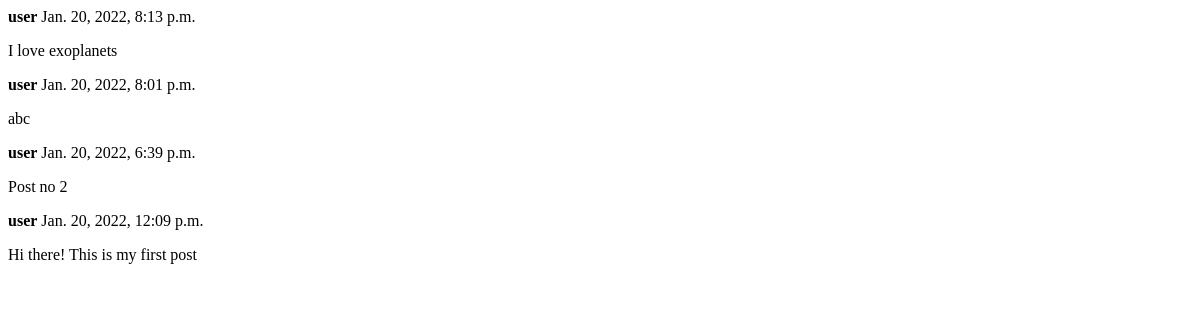
The app's page /social/, older data.
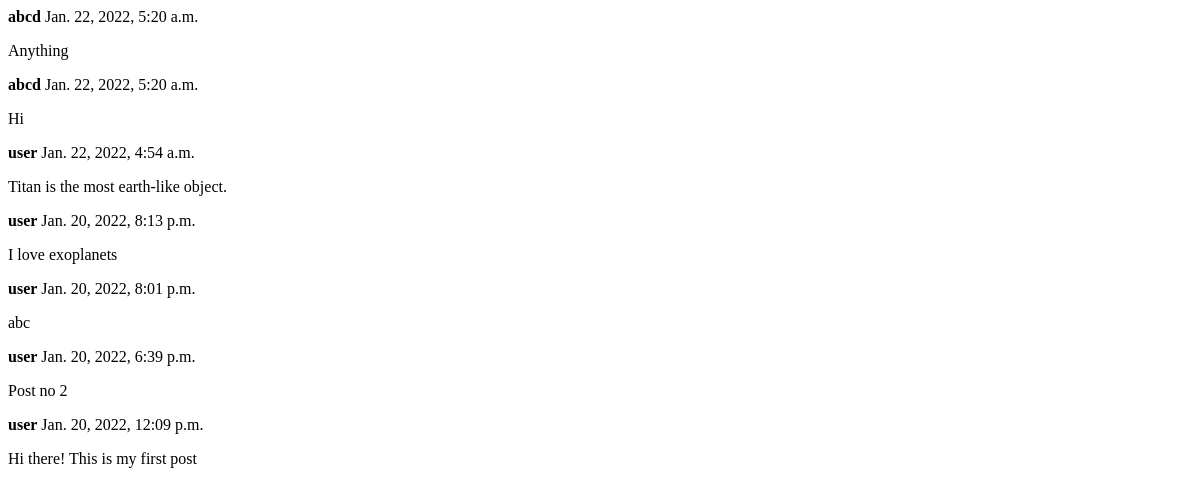
The same page, newer data.
### Media_Functionalities/models.py (models this page shows)
class Post(models.Model):
    body = models.TextField()
    created_on = models.DateTimeField(default=timezone.now)
    author = models.ForeignKey(User, on_delete=models.CASCADE)

### Media_Functionalities/views.py (the view, shortened to what this page needs)
# urls.py: path('', PostListView.as_view(), name='post-list'),
class PostListView(View):
    def get(self, request, *args, **kwargs):
        posts = Post.objects.all().order_by('-created_on')
        form = PostForm()
        context = {
            'post_list': posts,
            'form': form,
        }
        return render(request, 'social/post_list.html', context)

### Template/social/post_list.html (shortened to what this page needs)
{% load crispy_forms_tags %}
{% block content %}
    {% if user.is_authenticated %}
    <div class="container">
        <div class="row justify-content-center mt-3">
            <div class="col-md-5 col-sm-12">
                <h5>Add a Post!</h5>
            </div>
        </div>
        <div class="row justify-content-center mt-3 mb-5">
            <div class="col-md-5 col-sm-12">
                <form method="POST">
                    {% csrf_token %}
                    {{ form | crispy }}
                    <div class="d-grid gap-2">
                        <button class="btn btn-success mt-3">Submit!</button>
                    </div>
                </form>
            </div>
        </div>
        {% for post in post_list %}
        <div class="row justify-content-center mt-3">
            <div class="col-md-5 col-sm-12 border-bottom position-relative">
                <p><strong>{{ post.author }}</strong> {{ post.created_on }}</p>
                <p>{{ post.body }}</p>
            </div>
        </div>
        {% endfor %}
        {%else%}
            {% for post in post_list %}
        <div class="row justify-content-center mt-3">
            <div class="col-md-5 col-sm-12 border-bottom position-relative">
                <p><strong>{{ post.author }}</strong> {{ post.created_on }}</p>
                <p>{{ post.body }}</p>
            </div>
        </div>
        {% endfor %}
        {% endif %}
{% endblock content %}{% load crispy_forms_tags %}

Row changes from the older to the newer data that the page shows:
added Post: author "abcd", created_on "Jan. 22, 2022, 5:20 a.m.", body "Anything"
added Post: author "abcd", created_on "Jan. 22, 2022, 5:20 a.m.", body "Hi"
added Post: author "user", created_on "Jan. 22, 2022, 4:54 a.m.", body "Titan is the most earth-like object."
